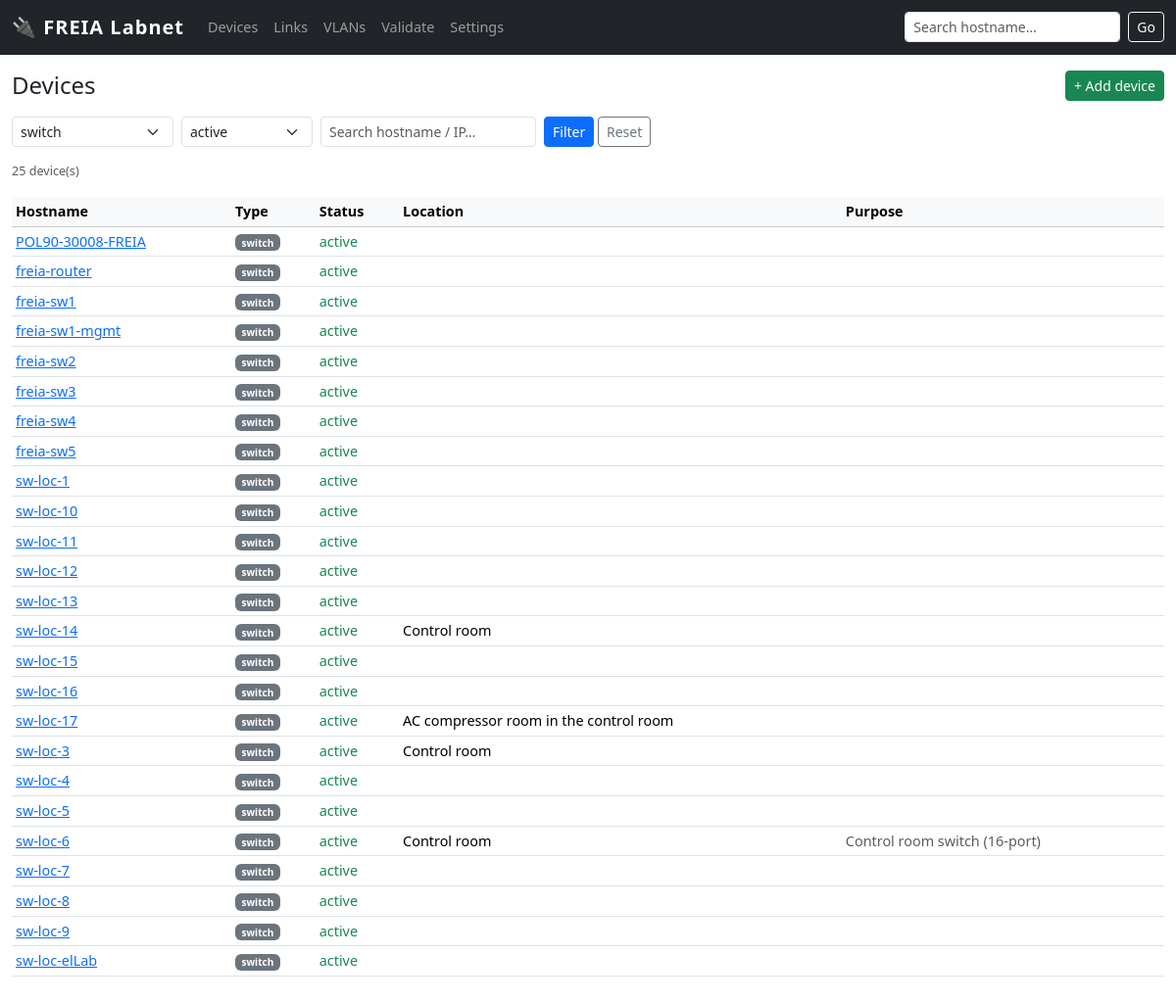
The app's page /devices?kind=switch, older data.
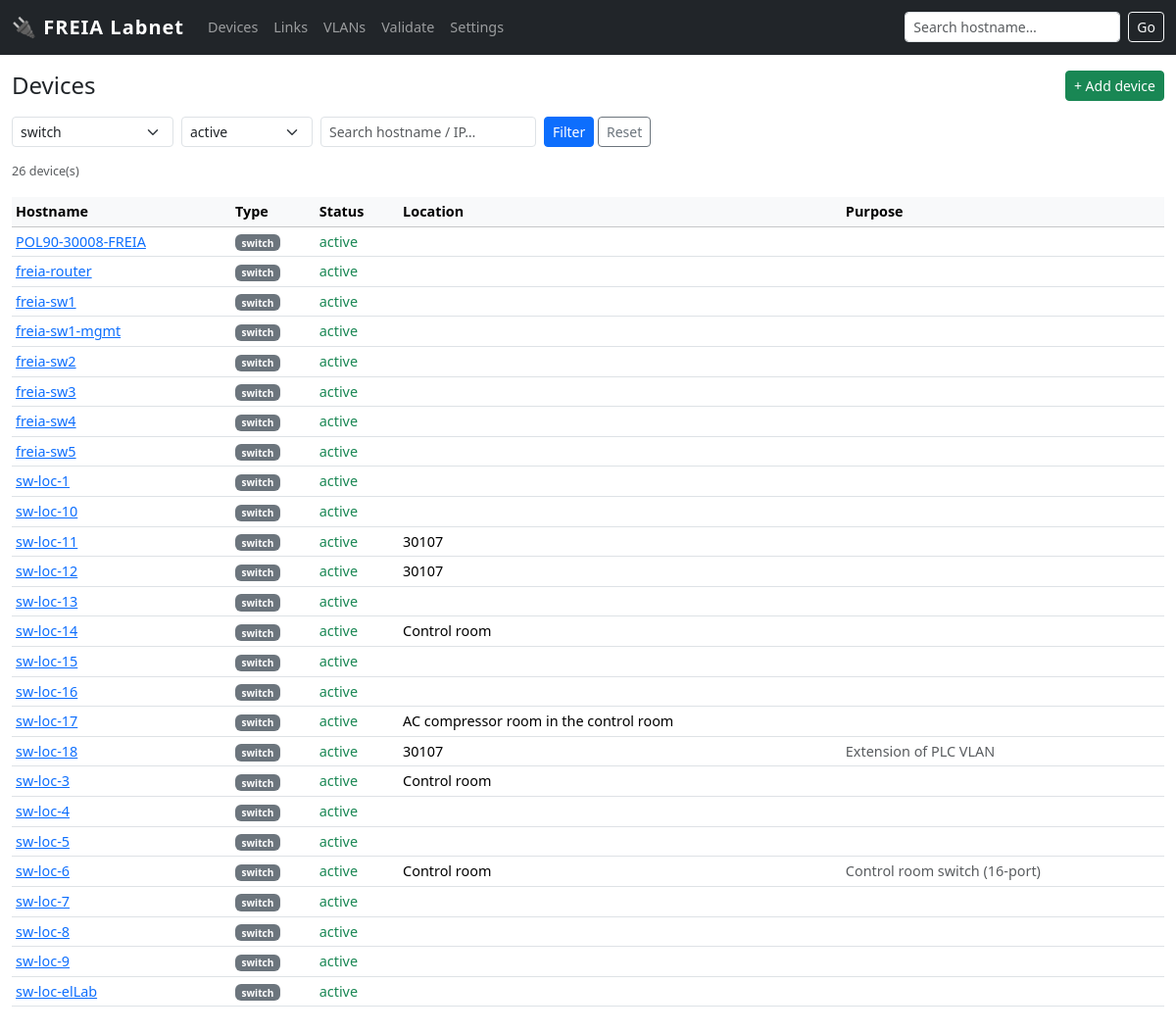
The same page, newer data.
### tables this page shows
CREATE TABLE "device" (
    id INTEGER PRIMARY KEY,
    hostname TEXT UNIQUE,
    kind TEXT NOT NULL,
    vendor_model TEXT,
    os TEXT,
    serial TEXT,
    location_id INTEGER REFERENCES location(id),
    owner TEXT,
    purpose TEXT,
    status TEXT NOT NULL DEFAULT 'active' CHECK(status IN (
        'active','spare','loan','disconnected','retired','planned'
    )),
    notes TEXT,
    vm_host_id INTEGER REFERENCES device(id)
);

CREATE TABLE location (
    id INTEGER PRIMARY KEY,
    name TEXT UNIQUE NOT NULL,          -- 'Control room', 'FREIA hall', 'Room 30107'
    building TEXT,
    rack TEXT,
    notes TEXT
);

### app.py (the view)
@app.route('/devices')
def devices():
    kind   = request.args.get('kind', '')
    status = request.args.get('status', 'active')
    q      = request.args.get('q', '').strip()
    sql = """
        SELECT d.id, d.hostname, d.kind, d.status, d.purpose,
               l.name as location
        FROM device d LEFT JOIN location l ON l.id = d.location_id
        WHERE 1=1
    """
    args = []
    if kind:
        sql += " AND d.kind = ?"; args.append(kind)
    if status:
        sql += " AND d.status = ?"; args.append(status)
    if q:
        sql += """ AND (d.hostname LIKE ? OR d.purpose LIKE ? OR d.notes LIKE ?
                       OR EXISTS (SELECT 1 FROM iface WHERE device_id=d.id AND ip LIKE ?)
                       OR EXISTS (SELECT 1 FROM iface WHERE device_id=d.id AND mac LIKE ?))"""
        args += [f'%{q}%', f'%{q}%', f'%{q}%', f'%{q}%', f'%{q}%']
    sql += " ORDER BY d.hostname"
    devs = query(sql, args)
    return render_template('devices.html', devices=devs,
        kinds=device_kinds(), statuses=device_statuses(),
        sel_kind=kind, sel_status=status, q=q)

### app.py (called while the page is built)
def get_enum(category):
    try:
        rows = query("SELECT value FROM enum_value WHERE category=? ORDER BY value", (category,))
        return [r['value'] for r in rows]
    except Exception:
        return []

def device_kinds():    return get_enum('device_kind')

def device_statuses(): return get_enum('device_status')

def get_db():
    db = getattr(g, '_database', None)
    if db is None:
        db = g._database = sqlite3.connect(LABNET_PATH)
        db.row_factory = sqlite3.Row
        db.execute('PRAGMA foreign_keys = ON')
    return db

def query(sql, args=(), one=False):
    cur = get_db().execute(sql, args)
    rv = cur.fetchall()
    return (rv[0] if rv else None) if one else rv

### templates/devices.html (shortened to what this page needs)
{% extends "base.html" %}
{% block content %}
<div class="d-flex justify-content-between align-items-center mb-3">
  <h4 class="mb-0">Devices</h4>
  <button class="btn btn-sm btn-success" type="button"
          data-bs-toggle="collapse" data-bs-target="#add-device-form">
    + Add device
  </button>
</div>
<form class="row g-2 mb-3" method="get">
  <div class="col-auto">
    <select name="kind" class="form-select form-select-sm">
      {% for k in kinds %}
      <option value="{{ k }}" {% if k == sel_kind %}selected{% endif %}>{{ k }}</option>
      {% endfor %}
    </select>
  </div>
  <div class="col-auto">
    <select name="status" class="form-select form-select-sm">
      {% for s in statuses %}
      <option value="{{ s }}" {% if s == sel_status %}selected{% endif %}>{{ s }}</option>
      {% endfor %}
    </select>
  </div>
  <div class="col-auto">
    <input type="text" name="q" class="form-control form-control-sm"
           placeholder="Search hostname / IP…" value="{{ q }}">
  </div>
  <div class="col-auto">
    <button class="btn btn-sm btn-primary" type="submit">Filter</button>
    <a href="/devices" class="btn btn-sm btn-outline-secondary">Reset</a>
  </div>
</form>
<p class="text-muted small">{{ devices|length }} device(s)</p>
<table class="table table-sm table-hover">
  <thead class="table-light">
    <tr>
      <th>Hostname</th><th>Type</th><th>Status</th><th>Location</th><th>Purpose</th>
    </tr>
  </thead>
  <tbody>
    {% for d in devices %}
    <tr>
      <td><a href="/device/{{ d['id'] }}">{{ d['hostname'] }}</a></td>
      <td><span class="badge bg-secondary kind-badge">{{ d['kind'] }}</span></td>
      <td>
        {% if d['status'] == 'active' %}<span class="text-success">active</span>
        {% elif d['status'] == 'retired' %}<span class="text-muted">retired</span>
        {% elif d['status'] == 'disconnected' %}<span class="text-warning">disconnected</span>
        {% else %}{{ d['status'] }}{% endif %}
      </td>
      <td>{{ d['location'] or '' }}</td>
      <td class="text-muted">{{ d['purpose'] or '' }}</td>
    </tr>
    {% else %}
    <tr><td colspan="5" class="text-center text-muted">No devices found</td></tr>
    {% endfor %}
  </tbody>
</table>
{% endblock %}

Row changes from the older to the newer data that the page shows:
changed device "sw-loc-11": name (not shown) → "30107"
changed device "sw-loc-12": name (not shown) → "30107"
added device: hostname "sw-loc-18", kind "switch", status "active", name "30107", purpose "Extension of PLC VLAN"
Text that changed along with them:
{{ devices|length }}: "25" → "26"
